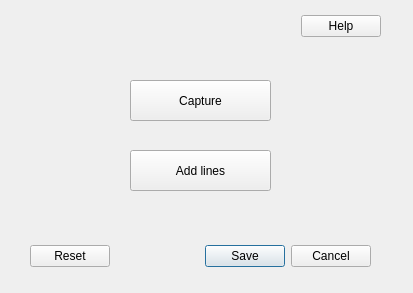
<?xml version="1.0" encoding="UTF-8"?>
<ui version="4.0">
 <class>Dialog</class>
 <widget class="QDialog" name="Dialog">
  <property name="geometry">
   <rect>
    <x>0</x>
    <y>0</y>
    <width>413</width>
    <height>293</height>
   </rect>
  </property>
  <property name="windowTitle">
   <string>Drawline</string>
  </property>
  <widget class="QDialogButtonBox" name="buttonBox">
   <property name="geometry">
    <rect>
     <x>30</x>
     <y>240</y>
     <width>341</width>
     <height>32</height>
    </rect>
   </property>
   <property name="orientation">
    <enum>Qt::Horizontal</enum>
   </property>
   <property name="standardButtons">
    <set>QDialogButtonBox::Cancel|QDialogButtonBox::Reset|QDialogButtonBox::Save</set>
   </property>
  </widget>
  <widget class="QPushButton" name="pushButton">
   <property name="geometry">
    <rect>
     <x>130</x>
     <y>80</y>
     <width>141</width>
     <height>41</height>
    </rect>
   </property>
   <property name="text">
    <string>Capture</string>
   </property>
  </widget>
  <widget class="QPushButton" name="pushButton_2">
   <property name="geometry">
    <rect>
     <x>130</x>
     <y>150</y>
     <width>141</width>
     <height>41</height>
    </rect>
   </property>
   <property name="text">
    <string>Add lines</string>
   </property>
  </widget>
  <widget class="QDialogButtonBox" name="buttonBox_2">
   <property name="geometry">
    <rect>
     <x>300</x>
     <y>10</y>
     <width>81</width>
     <height>32</height>
    </rect>
   </property>
   <property name="orientation">
    <enum>Qt::Horizontal</enum>
   </property>
   <property name="standardButtons">
    <set>QDialogButtonBox::Help</set>
   </property>
  </widget>
 </widget>
 <resources/>
 <connections>
  <connection>
   <sender>buttonBox</sender>
   <signal>accepted()</signal>
   <receiver>Dialog</receiver>
   <slot>accept()</slot>
   <hints>
    <hint type="sourcelabel">
     <x>248</x>
     <y>254</y>
    </hint>
    <hint type="destinationlabel">
     <x>157</x>
     <y>274</y>
    </hint>
   </hints>
  </connection>
  <connection>
   <sender>buttonBox</sender>
   <signal>rejected()</signal>
   <receiver>Dialog</receiver>
   <slot>reject()</slot>
   <hints>
    <hint type="sourcelabel">
     <x>316</x>
     <y>260</y>
    </hint>
    <hint type="destinationlabel">
     <x>286</x>
     <y>274</y>
    </hint>
   </hints>
  </connection>
 </connections>
</ui>
